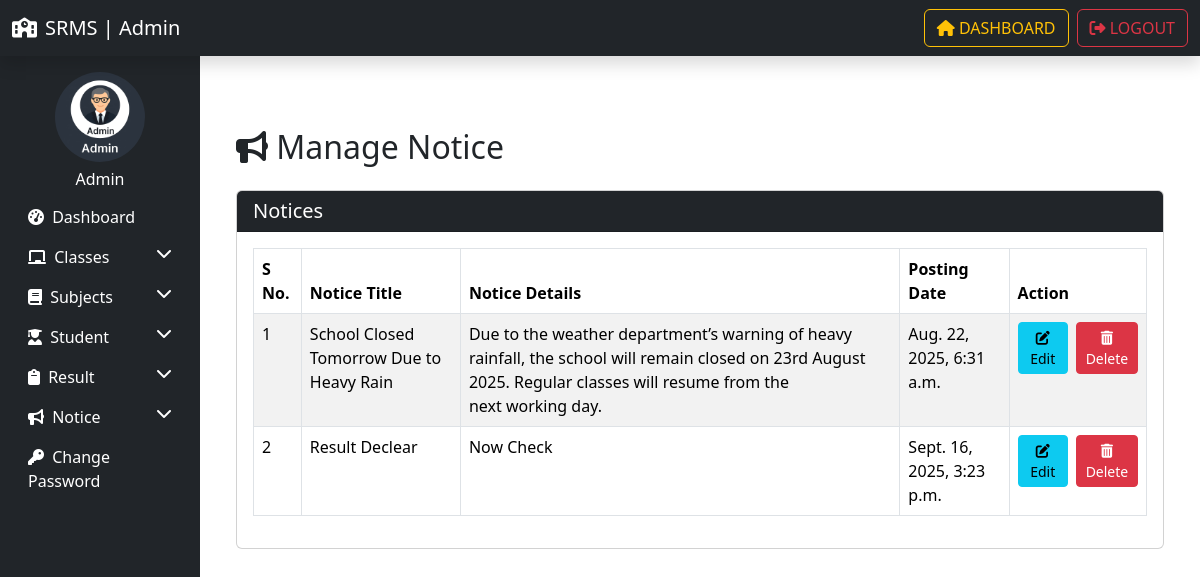
Page /manage_notice/ (signed in) on the committed database.
### resultapp/models.py (models this page shows, shortened)
class Notice(models.Model):
    title=models.CharField(max_length=100)
    detail=models.TextField()
    posting_date=models.DateTimeField(auto_now_add=True)
    updation_date=models.DateTimeField(auto_now=True)

### resultapp/views.py (the view, shortened to what this page needs)
# urls.py: path('manage_notice/', manage_notice, name='manage_notice'),
@login_required
def manage_notice(request):
    notices =Notice.objects.all()
    return render(request, "manage_notice.html", locals())

### resultapp/templates/manage_notice.html (shortened to what this page needs)
{% extends "admin_base.html" %}
{% load static %}
{% block content %}
<div class="container mt-5">
  <h2 class="mb-4"><i class="fas fa-bullhorn"></i> Manage Notice</h2>
  <div class="card">
    <div class="card-header bg-dark text-white">
      <h5 class="mb-0">Notices</h5>
    </div>
    <div class="card-body">
      <div class="table-responsive">
        <table class="table table-striped table-bordered">
          <thead>
            <tr>
              <th>S No.</th>
              <th>Notice Title</th>
              <th>Notice Details</th>
              <th>Posting Date</th>
              <th>Action</th>
            </tr>
          </thead>
          <tbody>
            {% for i in notices %}
            <tr>
              <td>{{ forloop.counter }}</td>
              <td>{{ i.title }}</td>
              <td>{{ i.detail }}</td>
              <td>{{ i.posting_date }}</td>
              <td>
                <div class="d-flex gap-2">
                  <a href="{% url 'edit_notice' i.id %}" class="btn btn-info btn-sm">
                    <i class="fas fa-edit"></i> Edit
                  </a>
                  <a href="?delete={{ i.id }}"
                     onclick="return confirm('Are you sure you want to delete this notice?')"
                     class="btn btn-danger btn-sm">
                    <i class="fas fa-trash-alt"></i> Delete
                  </a>
                </div>
              </td>
            </tr>
            {% empty %}
            <tr>
              <td colspan="5" class="text-center">No notices found.</td>
            </tr>
            {% endfor %}
          </tbody>
        </table>
      </div>
    </div>
  </div>
</div>
{% endblock content %}

### rows in the picture
Notice: title "School Closed Tomorrow Due to Heavy Rain", detail "Due to the weather department’s warning of heavy rainfall, the school will remain closed on 23rd August 2025. Regular classes will resume from the next working day.", posting_date "Aug. 22, 2025, 6:31 a.m."
Notice: title "Result Declear", detail "Now Check", posting_date "Sept. 16, 2025, 3:23 p.m."
